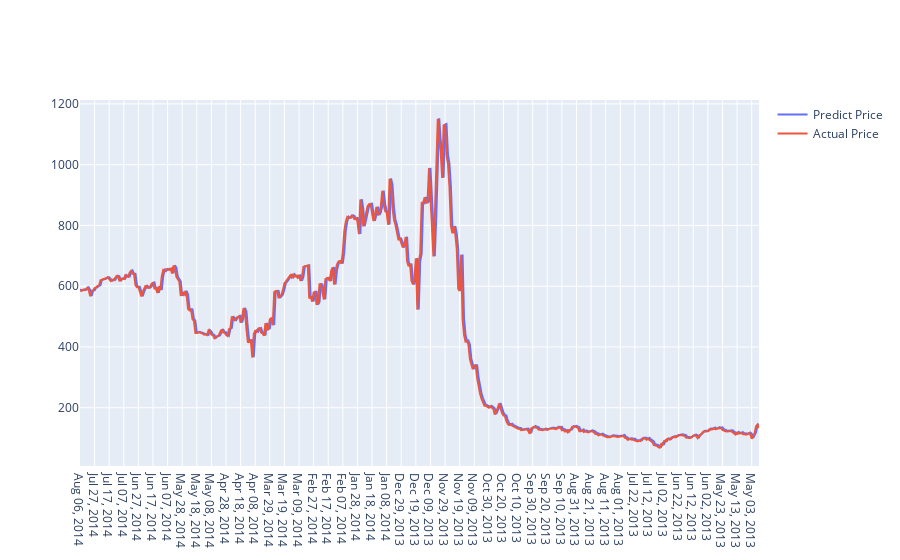

Notebook cell for this chart:
### Markdown cell above
Plot predicted and actual line graph

### Code cell
actual_chart = go.Scatter(x=predictDates, y=testY_reshape, name= 'Actual Price')
predict_chart = go.Scatter(x=predictDates, y=yhat_reshape, name= 'Predict Price')
py.iplot([predict_chart, actual_chart])

### Figure 1 — Plotly figure (JSON) as saved in the notebook; plotly's stock layout.template omitted (floating-point values rounded to 4 significant figures; data arrays with more than 128 entries replaced by an {"elided": "..."} marker saying what was removed)
{"data": [{"name": "Predict Price", "x": {"elided": "466 str values"}, "y": {"elided": "466 float values"}, "type": "scatter"}, {"name": "Actual Price", "x": {"elided": "466 str values"}, "y": {"elided": "466 float values"}, "type": "scatter"}], "layout": {}}
